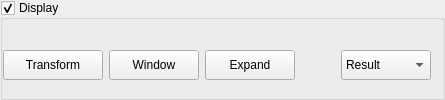
                <widget class="QGroupBox" name="gbCameraDisplay">
                 <property name="title">
                  <string>Display</string>
                 </property>
                 <property name="checkable">
                  <bool>true</bool>
                 </property>
                 <layout class="QHBoxLayout" name="horizontalLayout_31">
                  <property name="leftMargin">
                   <number>0</number>
                  </property>
                  <property name="topMargin">
                   <number>25</number>
                  </property>
                  <item>
                   <widget class="QPushButton" name="pbTransformPerspective">
                    <property name="minimumSize">
                     <size>
                      <width>100</width>
                      <height>30</height>
                     </size>
                    </property>
                    <property name="toolTip">
                     <string>Perspective Transformation</string>
                    </property>
                    <property name="autoFillBackground">
                     <bool>false</bool>
                    </property>
                    <property name="text">
                     <string>Transform</string>
                    </property>
                    <property name="icon">
                     <iconset>
                      <normaloff>icon/Toggle Off_16px.png</normaloff>
                      <normalon>icon/Toggle On_16px.png</normalon>icon/Toggle Off_16px.png</iconset>
                    </property>
                    <property name="checkable">
                     <bool>true</bool>
                    </property>
                    <property name="checked">
                     <bool>false</bool>
                    </property>
                    <property name="autoDefault">
                     <bool>false</bool>
                    </property>
                    <property name="default">
                     <bool>false</bool>
                    </property>
                    <property name="flat">
                     <bool>false</bool>
                    </property>
                   </widget>
                  </item>
                  <item>
                   <widget class="QPushButton" name="pbCameraWindowMode">
                    <property name="minimumSize">
                     <size>
                      <width>90</width>
                      <height>30</height>
                     </size>
                    </property>
                    <property name="toolTip">
                     <string>Window Mode</string>
                    </property>
                    <property name="text">
                     <string>Window</string>
                    </property>
                    <property name="icon">
                     <iconset>
                      <normaloff>:/icon/icons8-maximize-window-48.png</normaloff>:/icon/icons8-maximize-window-48.png</iconset>
                    </property>
                   </widget>
                  </item>
                  <item>
                   <widget class="QPushButton" name="pbExpandCameraWidget">
                    <property name="minimumSize">
                     <size>
                      <width>90</width>
                      <height>30</height>
                     </size>
                    </property>
                    <property name="toolTip">
                     <string>Expand Camera Widget</string>
                    </property>
                    <property name="text">
                     <string>Expand</string>
                    </property>
                    <property name="icon">
                     <iconset>
                      <normaloff>:/icon/icons8-expand-48.png</normaloff>:/icon/icons8-expand-48.png</iconset>
                    </property>
                    <property name="checkable">
                     <bool>true</bool>
                    </property>
                    <property name="checked">
                     <bool>false</bool>
                    </property>
                   </widget>
                  </item>
                  <item>
                   <spacer name="horizontalSpacer_10">
                    <property name="orientation">
                     <enum>Qt::Horizontal</enum>
                    </property>
                    <property name="sizeHint" stdset="0">
                     <size>
                      <width>40</width>
                      <height>20</height>
                     </size>
                    </property>
                   </spacer>
                  </item>
                  <item>
                   <widget class="QComboBox" name="lbCameraLayer">
                    <property name="minimumSize">
                     <size>
                      <width>0</width>
                      <height>30</height>
                     </size>
                    </property>
                    <property name="toolTip">
                     <string>Select Camera Layer</string>
                    </property>
                    <property name="currentText">
                     <string>Result</string>
                    </property>
                    <item>
                     <property name="text">
                      <string>Result</string>
                     </property>
                    </item>
                    <item>
                     <property name="text">
                      <string>Processing</string>
                     </property>
                    </item>
                    <item>
                     <property name="text">
                      <string>Origin</string>
                     </property>
                    </item>
                   </widget>
                  </item>
                 </layout>
                </widget>
